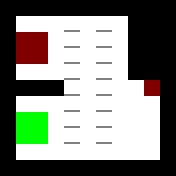

This is a level from a 2D game, rendered from its Tiled map with the project's own tilesets. A one-line summary and the complete map file follow:
An orthogonal 11x11 tile map with 16x16 px tiles, 3 tile layers (Layer1, Layer2, Layer3).

<map version="1.0" orientation="orthogonal" renderorder="right-down" width="11" height="11" tilewidth="16" tileheight="16" nextobjectid="1">
 <tileset firstgid="1" source="../Tiles.tsx" />
 <layer name="Layer1" width="11" height="11">
  <data encoding="csv">
1,1,1,1,1,1,1,1,1,1,1,
1,5,5,5,5,5,5,5,1,1,1,
1,5,5,5,5,5,5,5,1,1,1,
1,5,5,5,5,5,5,5,1,1,1,
1,5,5,5,5,5,5,5,1,1,1,
1,1,1,1,5,5,5,5,5,5,1,
1,5,5,5,5,5,5,5,5,5,1,
1,5,5,5,5,5,5,5,5,5,1,
1,5,5,5,5,5,5,5,5,5,1,
1,5,5,5,5,5,5,5,5,5,1,
1,1,1,1,1,1,1,1,1,1,1
</data>
 </layer>
 <layer name="Layer2" width="11" height="11">
  <data encoding="csv">
0,0,0,0,0,0,0,0,0,0,0,
0,0,0,0,0,0,0,0,0,0,0,
0,3,3,0,0,0,0,0,0,0,0,
0,3,3,0,0,0,0,0,0,0,0,
0,0,0,0,0,0,0,0,0,0,0,
0,0,0,0,0,0,0,0,0,3,0,
0,0,0,0,0,0,0,0,0,0,0,
0,4,4,0,0,0,0,0,0,0,0,
0,4,4,0,0,0,0,0,0,0,0,
0,0,0,0,0,0,0,0,0,0,0,
0,0,0,0,0,0,0,0,0,0,0
</data>
 </layer>
 <layer name="Layer3" width="11" height="11">
  <data encoding="csv">
0,0,0,0,0,0,0,0,0,0,0,
0,0,0,0,11,0,11,0,0,0,0,
0,0,0,0,11,0,11,0,0,0,0,
0,0,0,0,11,0,11,0,0,0,0,
0,0,0,0,11,0,11,0,0,0,0,
0,0,0,0,11,0,11,0,0,0,0,
0,0,0,0,11,0,11,0,0,0,0,
0,0,0,0,11,0,11,0,0,0,0,
0,0,0,0,11,0,11,0,0,0,0,
0,0,0,0,0,0,0,0,0,0,0,
0,0,0,0,0,0,0,0,0,0,0
</data>
 </layer>
</map>
